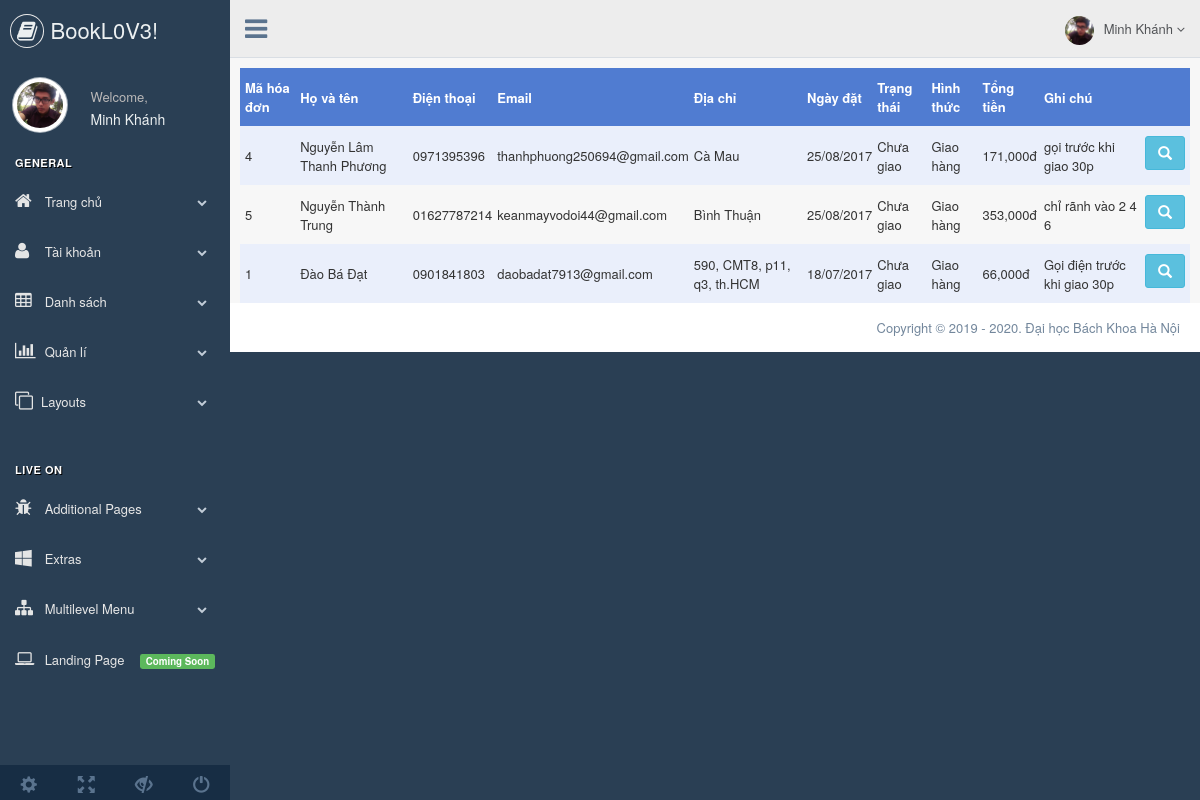
The page /index.php?c=admin&a=listbill (signed in) on the database its author committed.
### tables this page shows
CREATE TABLE `bill` (
  `id_bill` int(11) NOT NULL,
  `fullName` varchar(225) NOT NULL,
  `phone` varchar(15) NOT NULL,
  `email` varchar(50) NOT NULL,
  `address` varchar(225) NOT NULL,
  `date` date NOT NULL,
  `status` int(2) NOT NULL DEFAULT '0',
  `payments` varchar(100) NOT NULL,
  `total` varchar(100) NOT NULL,
  `Note` varchar(1024) NOT NULL
);

### application/controllers/admin.php (called while the page is built, shortened)
<?php
	class Admin extends Controller
	{
		private $billModel;
		function __construct()
		{
			require("application/models/bill_model.php");
			$this->billModel = new Bill;
			global $app_path, $contr_path;
			$this->app_path = $app_path;
			$this->contr_path = $contr_path;
		}
		function listbill()
		{
			if(empty($_SESSION["userInfo"]))
			{
				require("$this->app_path/$this->contr_path/404.php");
				return;
			}
			else
			{
				$rs = $this->billModel->selectBill();
			}
			$data = array('rs' => $rs );
			$view = array('listBill' => 'listBill' );
			$this->view($view,$data,false,true);
		}
	}
?>

### bootstrap.php (called while the page is built, shortened)
<?php
	require("application/settings/init.php");
	require("application/core/controller.php");
	require("application/core/model.php");
	require("application/core/database.php");
	class Bootstrap
	{
		function Init()
		{
			$c = new $controller;
			$action = isset($_GET["a"]) ? $_GET["a"] : "index";
			$c->$action();
		}
	}
?>

### index.php (called while the page is built)
<?php
	require("bootstrap.php");
	$bootstrap = new Bootstrap();
	$bootstrap->Init();
?>

### application/settings/init.php (called while the page is built, shortened)
<?php
    $host = "localhost";
    $dbName = "booklove";
    $user = "root";
    $pass = "";
?>

### application/core/model.php (called while the page is built, shortened)
<?php
	class Model
	{
		function __construct()
		{
			$this->db = new Database();
		}
	}
?>

### application/models/bill_model.php (called while the page is built, shortened)
<?php
	class Bill extends Model
	{
		function selectBill($id = null)
		{
			if($id == null)
				$sql = "SELECT * FROM bill AS b ORDER BY b.date DESC";
			else
				$sql = "SELECT * FROM bill AS b WHERE id_bill = {$id} ORDER BY b.date DESC";
			$q = $this->db->QueryResult($sql);
			return $q->fetchAll(PDO::FETCH_CLASS);
		}
	}
 ?>

### application/core/database.php (called while the page is built, shortened)
<?php
	class Database
	{
		private $db;
		function __construct()
		{
			global $host,$dbName,$user,$pass;
			$this->db = new PDO("mysql:host=$host;dbname=$dbName;charset=UTF8","$user","$pass");
		}
		function QueryResult($sql)
		{
			$query = $this->db->prepare($sql);
			$query->execute();
			return $query;
		}
	}
?>

### application/views/admin/listBill.php (the view)
<div class="row">
    <table class="tb-format">
        <tbody>
            <tr class="tr-format text-center">
                <th class="pd-tb">Mã hóa đơn</th>
                <th class="pd-tb">Họ và tên</th>
                <th class="pd-tb">Điện thoại</th>
                <th class="pd-tb">Email</th>
                <th class="pd-tb">Địa chỉ</th>
                <th class="pd-tb">Ngày đặt</th>
                <th class="pd-tb">Trạng thái</th>
                <th class="pd-tb">Hình thức</th>
                <th class="pd-tb">Tổng tiền</th>
                <th class="pd-tb">Ghi chú</th>
                <th class="pd-tb"></th>
            </tr>
            <?php
                function orderDate($date)
                {
                    return date("d/m/Y",strtotime($date));
                }
                function stt($stt)
                {
                    if($stt==0)
                        return "Chưa giao";
                    else
                        return "Đã giao";
                }
                foreach ($rs as $key => $value) {
                    echo '
                    <tr>
                        <td class="pd-tb">'.$value->id_bill.'</td>
                        <td class="pd-tb">'.$value->fullName.'</td>
                        <td class="pd-tb">'.$value->phone.'</td>
                        <td class="pd-tb">'.$value->email.'</td>
                        <td class="pd-tb">'.$value->address.'</td>
                        <td class="pd-tb">'.orderDate($value->date).'</td>
                        <td class="pd-tb">'.stt($value->status).'</td>
                        <td class="pd-tb">'.$value->payments.'</td>
                        <td class="pd-tb">'.number_format($value->total).'đ</td>
                        <td class="pd-tb">'.$value->Note.'</td>
                        <td class="pd-tb">
                            <a href="?c=admin_edit_bill&id_bill='.$value->id_bill.'" class="btn btn-info"><i class="glyphicon glyphicon-search"></i></a>
                        </td>
                    </tr>';
                }
            ?>
        </tbody>
    </table>
</div>

### application/core/controller.php (shortened to what this page needs)
<?php
	class Controller
	{
		function view($viewname, $data = null, $uselayout = true, $rolelayout = false)
		{
			global $app_path,$contr_path,$view_path,$model_path;
			$controller_name = get_class($this);
			if($rolelayout)
			{
				require("$app_path/$view_path/shared/adminHeader.php");
			}
			if($viewname != null)
			{
				foreach ($viewname as $key => $value) {
					if(strpos($key,"page") !== false)
					{
						require("$app_path/$view_path/shared/".strtolower($value).".php");
					}
					else
					{
						require("$app_path/$view_path/$controller_name/".strtolower($value).".php");
					}
				}
			}
			if($rolelayout)
			{
				require("$app_path/$view_path/shared/adminFooter.php");
			}
		}
	}
?>

### public/assets/css/myCss.css (style rules this page uses)
.tb-format { color: #333333; width: 100%; border-collapse: collapse; }
.tr-format { color: White; background-color: #507CD1; font-weight: bold; }
tr:nth-child(even) td { background: #EAEFFB }
.pd-tb { padding: 10px 0 10px 5px; }

### rows shown on the page
bill: id_bill "4", fullName "Nguyễn Lâm Thanh Phương", phone "0971395396", email "thanhphuong250694@gmail.com", address "Cà Mau", date "25/08/2017", status "Chưa giao", payments "Giao hàng", total "171,000", Note "gọi trước khi giao 30p"
bill: id_bill "5", fullName "Nguyễn Thành Trung", phone "01627787214", email "keanmayvodoi44@gmail.com", address "Bình Thuận", date "25/08/2017", status "Chưa giao", payments "Giao hàng", total "353,000", Note "chỉ rãnh vào 2 4 6"
bill: id_bill "1", fullName "Đào Bá Đạt", phone "0901841803", email "daobadat7913@gmail.com", address "590, CMT8, p11, q3, th.HCM", date "18/07/2017", status "Chưa giao", payments "Giao hàng", total "66,000", Note "Gọi điện trước khi giao 30p"

### other values the page prints
$_SESSION["userInfo"][0]->firstName "Minh Khánh"
